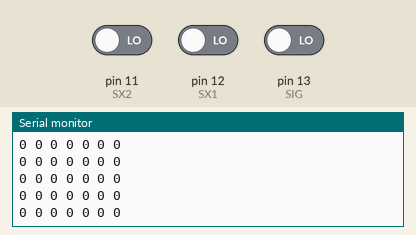
The sketch below on a simulated Arduino Uno, built with avr-gcc and run on an emulated ATmega328P. Parts: the last lines printed to the serial monitor. The inputs (shaded band) are chosen by the test bench; at power-on: pin 13 (SIG) LOW, pin 11 (SX2) LOW, pin 12 (SX1) LOW.

Above: at 1.2 s.
1.3 s: pin 13 (SIG) driven HIGH
At 1.54 s:
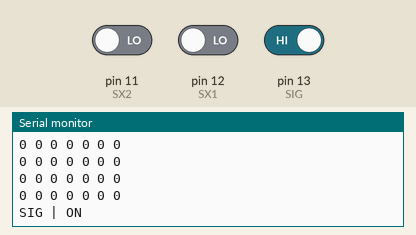
3.1 s: pin 11 (SX2) driven HIGH
At 3.33 s:
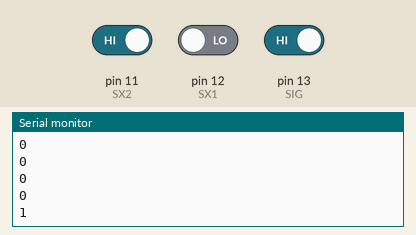
4.6 s: pin 12 (SX1) driven HIGH
At 5.07 s:
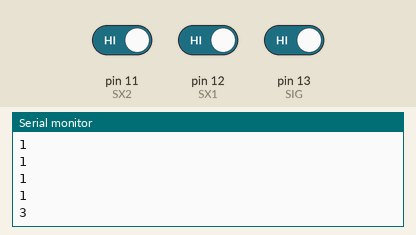
6.1 s: pin 11 (SX2) driven LOW
At 6.52 s:
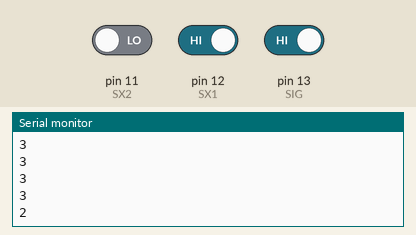
Timing chart, 0 to 8.6 s (numbered marks = the images above; inputs shaded):
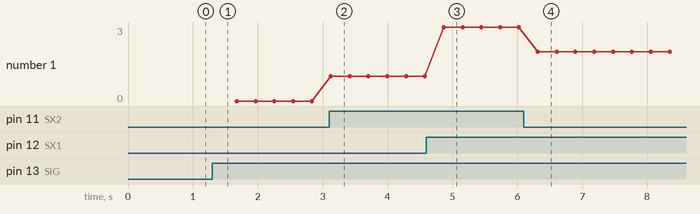

Measured:
- after the input at 1.3 s, the serial monitor: prints a new line at once (image 1)
- after the input at 3.1 s, the serial monitor: prints a new line at once (image 2)
- after the input at 4.6 s, the serial monitor: prints a new line after 0.27 s (image 3)
- after the input at 6.1 s, the serial monitor: prints a new line after 0.22 s (image 4)
- plotted number 1: 0 → 1 after the input at 3.1 s, 1 → 3 after the input at 4.6 s, 3 → 2 after the input at 6.1 s

The sketch:

ParCom1.0.ino
```cpp
// *******************************************************************************
// ********************************** INITIALIZ **********************************
// *******************************************************************************

// Libs
#include <List.hpp>
List<int> nNodeTypes;

// Sound Sensors
#define SX1 12
#define SX2 11

// DataInitiator
#define SIG 13

// Set Offset for higher accuracy in sampling (nSec * 1000)
int nOffSet = (0.375*1000); // 0.375

// 7 by 7 grid
int nGridRow = 7;
int nGridColumn = 7;

// preventing reading SIG more than once
bool SIG_OT = false;

// baudRate for receiving the datas (nSec * 1000)
int nBaudRate = (0.29*1000); // 0.29

// repeating var for printing nodes
int nRepreat = 0;

// Data Initiate Approval
bool bReadData = false;

// printNode? true/false
bool bApprovePrintNode = false;

// grid for simulation
int nGrid[7][7] = { { 0, 0, 0, 0, 0, 0, 0 },
                    { 0, 0, 0, 0, 0, 0, 0 },
                    { 0, 0, 0, 0, 0, 0, 0 },
                    { 0, 0, 0, 0, 0, 0, 0 },
                    { 0, 0, 0, 0, 0, 0, 0 },
                    { 0, 0, 0, 0, 0, 0, 0 },
                    { 0, 0, 0, 0, 0, 0, 0 } };

void setup()
{
  pinMode(SX1, INPUT);
  pinMode(SX2, INPUT);
  pinMode(SIG, INPUT);

  // initiate list
  nNodeTypes.clear();

  // serial bebugging
  Serial.begin(9600);
  Serial.println("setup - done");
  Serial.println("");
  Serial.print("Grid: ");
  Serial.print(nGridColumn);
  Serial.print(" * ");
  Serial.println(nGridRow);
  //nGrid[1][1] = 1;

  // print grid
  prntGrid();
}

// *******************************************************************************
// ********************************** INITIALIZ **********************************
// *******************************************************************************


// *******************************************************************************
// ********************************** FUNCTIONS **********************************
// *******************************************************************************

void prntGrid()
{
  Serial.println("");

  // print grid
  for (int nRows = 0; nRows < (nGridRow); nRows++)
  {
    for (int nColumn = 0; nColumn < (nGridColumn); nColumn++)
    {
      Serial.print(nGrid[nRows][nColumn]);  // print node values
      Serial.print(" ");  // indentation between each nodes
    }
    Serial.println("");
  }
  Serial.println("");
}

void parallelCom(bool bSerialPrintNode = false)  // | false: do not print node types | true: print node types (in 7 * 7 grid) |
{
  if(digitalRead(SIG) == true)
  {
    if(SIG_OT == false)
    {
      // read data
      Serial.println("SIG | ON");
      Serial.println("");
      delay(nOffSet); // give 0.25sec offset
      bReadData = true;
      SIG_OT = true;
    }
  }
  if(bReadData == true)
  {
    for(int x = 0; x < (nGridRow); x++) // repeat
    {
      for(int y = 0; y < (nGridColumn); y++)
      {
        if(digitalRead(SX1) == true)
        {
          if(digitalRead(SX2) == true)
          {
            // OBSTCL | append 3 | SENSOR: |1|1|
            nGrid[x][y] = 3;
            Serial.print("3");
          }
          else
          {
            // START | append 2 | SENSOR: |1|0|
            nGrid[x][y] = 2;
            Serial.print("2");
          }
        }
        else
        {
          if(digitalRead(SX2) == true)
          {
            // DESTIN | append 1 | SENSOR: |0|1|
            nGrid[x][y] = 1;
            Serial.print("1");
          }
          else
          {
            // WHITE | append 0 | SENSOR: |0|0|
            nGrid[x][y] = 0;
            Serial.print("0");
          }
        }
        Serial.println("");
        delay(nBaudRate); // give 0.1sec delay
      }
    }

    Serial.println("DATA TRANSFERRED.");
    bReadData = false;
    bApprovePrintNode = true;
    SIG_OT = false;

  }
  if(bSerialPrintNode == true)
  {
    if(bApprovePrintNode == true)
    {
      prntGrid();
      bApprovePrintNode = false;
    }
  }
  else
  {
    Serial.println("");
  }
}

// *******************************************************************************
// ********************************** FUNCTIONS **********************************
// *******************************************************************************


// *******************************************************************************
// ********************************** EXECUTION **********************************
// *******************************************************************************

void loop()
{
  parallelCom(1);
}

// *******************************************************************************
// ********************************** EXECUTION **********************************
// *******************************************************************************
```
